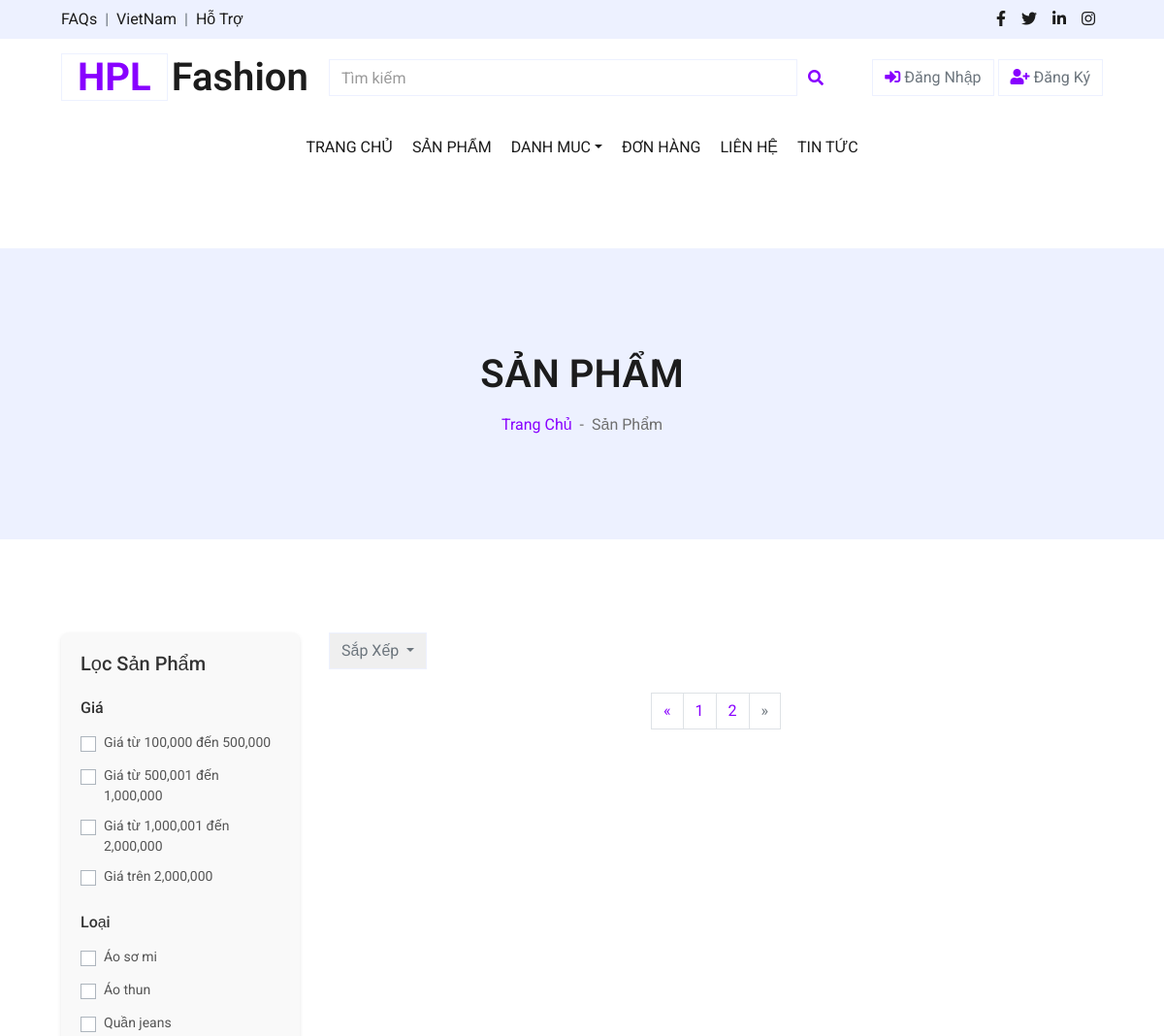
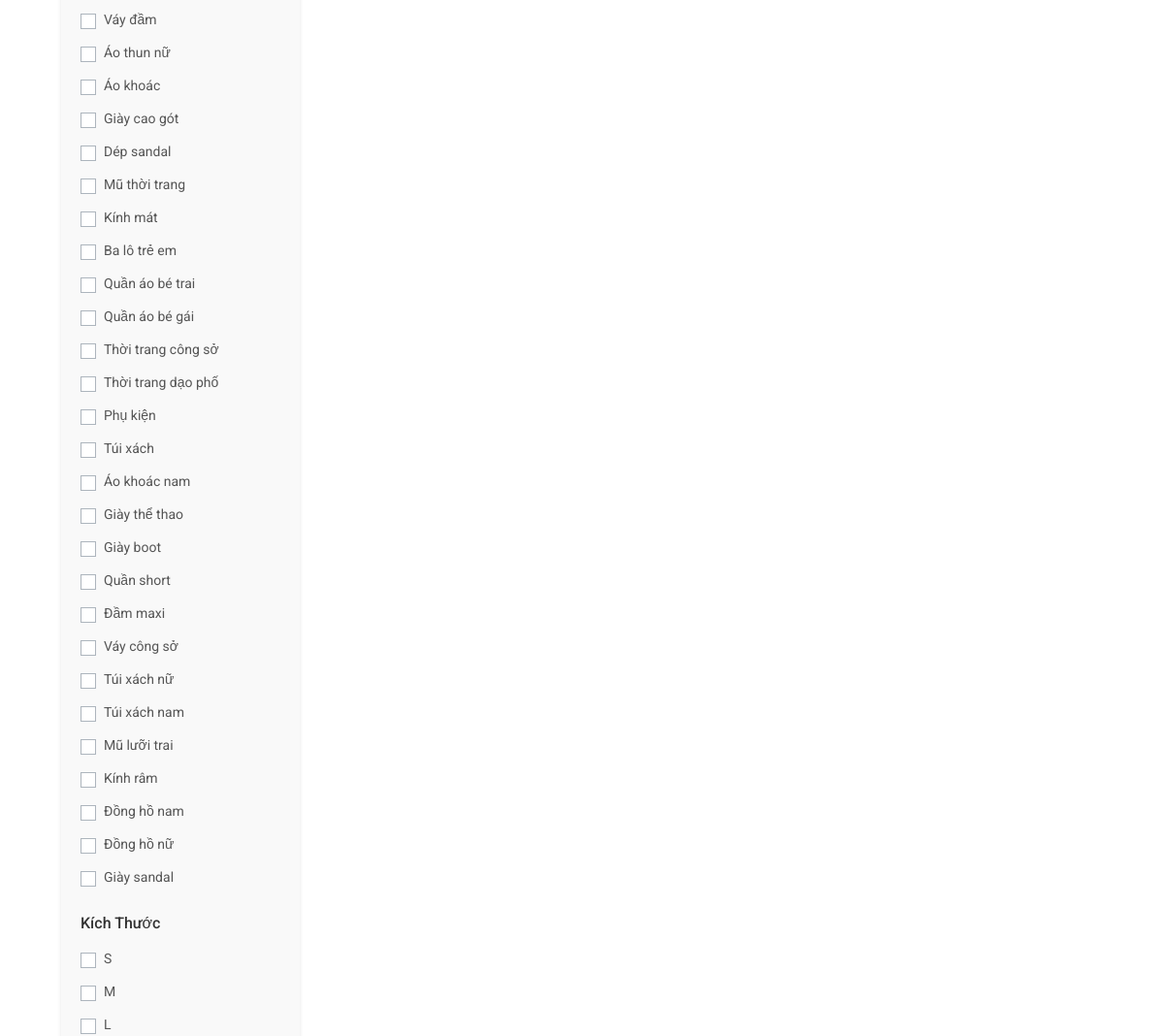
The app's page /views/shop.php?page=4 (upper part), older data (2 pictures, top to bottom).
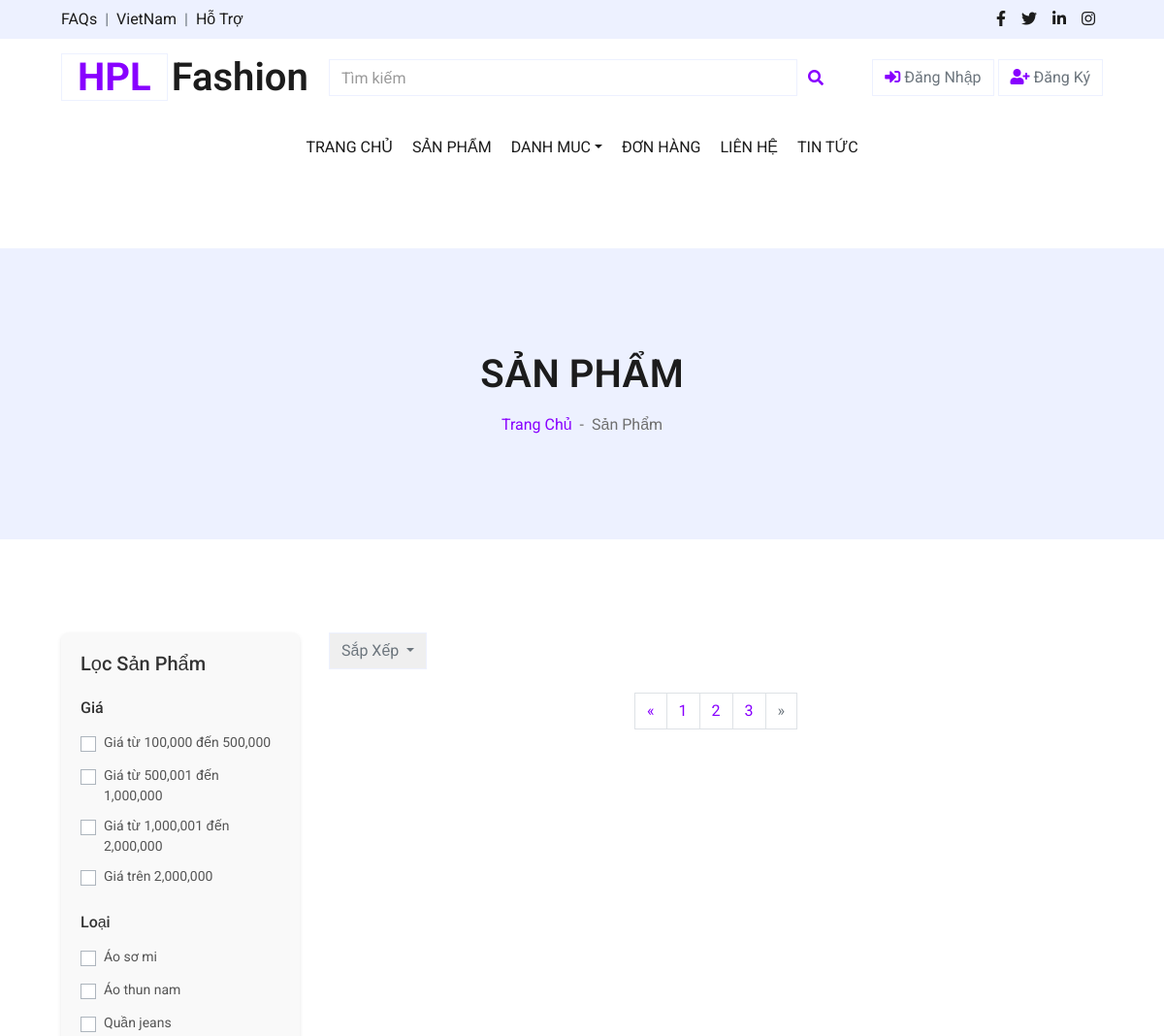
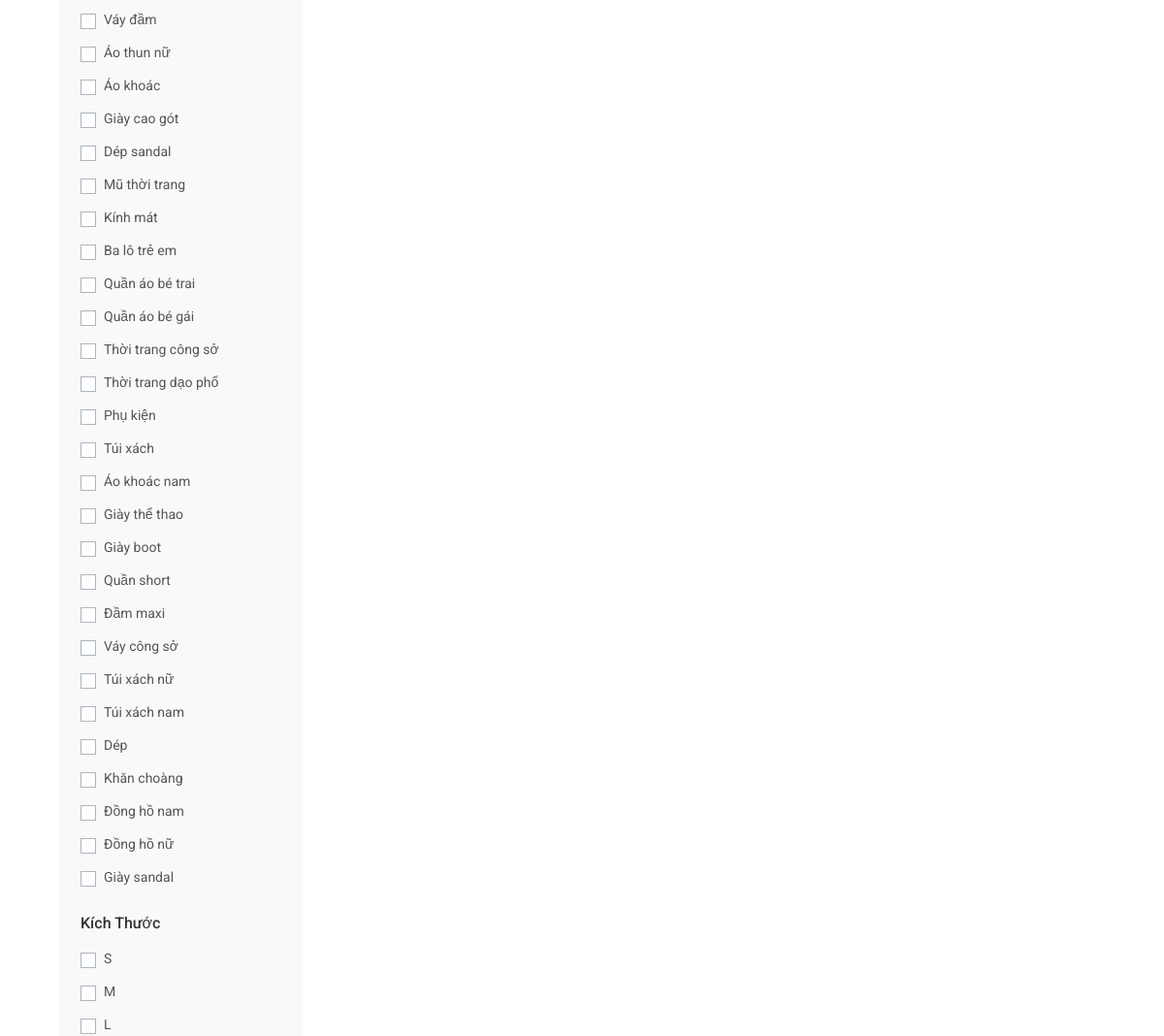
The same page, newer data (2 pictures, top to bottom).
### tables this page shows
CREATE TABLE `subcategories` (
  `subcategory_id` int NOT NULL,
  `subcategory_name` varchar(255) NOT NULL,
  `category_id` int NOT NULL
);

### config/database.php (called while the page is built, shortened)
<?php
class Database {
    private static $servername = "localhost";
    private static $username = "root";
    private static $password = "";
    private static $dbname = "shopthoitrang";
    private static $conn = null;
    private static function connect() {
    if (self::$conn === null) {
            self::$conn = new mysqli(self::$servername, self::$username, self::$password, self::$dbname);
        }
    }
    public static function query($sql) {
        return self::$conn->query($sql);
    }
}
?>

### includes/filter.php (the view, shortened to what this page needs)
<?php
include_once('../config/database.php');
$types = Database::query("SELECT * FROM subcategories");
$sizes = ['S', 'M', 'L', 'XL', 'XXL', 'ONE SIZE'];
$price_ranges=[
    1 => "Giá từ 100,000 đến 500,000",
    2 => "Giá từ 500,001 đến 1,000,000",
    3 => "Giá từ 1,000,001 đến 2,000,000",
    4 => "Giá trên 2,000,000"
];
?>
<form method="GET" action="shop.php" class="filter-form border-bottom mb-4 pb-4">
    <h5 class="mb-4">Lọc Sản Phẩm</h5>
    <h6 class="mb-3">Giá</h6>
    <?php foreach ($price_ranges as $id => $label): ?>
        <div class="custom-control custom-checkbox">
            <label class="custom-control-label" for="price<?= $id ?>"><?= $label ?></label>
        </div>
    <?php endforeach; ?>
    <h6 class="mt-4 mb-3">Loại</h6>
    <?php while ($type = $types->fetch_assoc()): ?>
        <div class="custom-control custom-checkbox">
            <label class="custom-control-label" for="type<?= $type['subcategory_id'] ?>"><?= $type['subcategory_name'] ?></label>
        </div>
    <?php endwhile; ?>
    <h6 class="mt-4 mb-3">Kích Thước</h6>
    <?php foreach ($sizes as $size): ?>
        <div class="custom-control custom-checkbox">
            <label class="custom-control-label" for="size<?= $size ?>"><?= $size ?></label>
        </div>
    <?php endforeach; ?>
</form>

### views/shop.php (shortened to what this page needs)
<?php
include_once('../config/database.php');
$limit = 16;
$page = max(1,(int)($_GET['page'] ?? 1));
$conditions = [];
$sqlConditions = $conditions ? "WHERE " . implode("AND", $conditions) : "";
$totalProducts = Database::query("SELECT COUNT(*) as total FROM products $sqlConditions")->fetch_assoc()['total'];
$totalPages = ceil($totalProducts / $limit);
?>
<!DOCTYPE html>
<html lang="en">
<head>
    <link href="https://cdnjs.cloudflare.com/ajax/libs/font-awesome/5.10.0/css/all.min.css" rel="stylesheet">
    <link href="../css/style.css" rel="stylesheet">
</head>
<body>
    <?php include '../includes/header.php'; ?>
    <div class="container-fluid bg-secondary mb-5">
        <div class="d-flex flex-column align-items-center justify-content-center" style="min-height: 300px">
            <h1 class="font-weight-semi-bold text-uppercase mb-3">Sản Phẩm</h1>
            <div class="d-inline-flex">
                <p class="m-0"><a href="../index.php">Trang Chủ</a></p>
                <p class="m-0 px-2">-</p>
                <p class="m-0">Sản Phẩm</p>
            </div>
        </div>
    </div>
    <div class="container-fluid pt-5">
        <div class="row px-xl-5">
            <div class="col-lg-3 col-md-12 filter-container">
                <?php include '../includes/filter.php'; ?>
            </div>
            <div class="col-lg-9 col-md-12">
                <div class="dropdown ml-8">
                    <button class="btn border dropdown-toggle" type="button" id="triggerId" data-toggle="dropdown" aria-haspopup="true" aria-expanded="false">Sắp Xếp
                    </button>
                </div>
                <br>
                <div class="col-12 d-flex justify-content-center">
                    <nav aria-label="Page navigation">
                        <ul class="pagination">
                            <li class="page-item <?= $page <= 1 ? 'disabled' : '' ?>">
                                <a class="page-link" href="?page=<?= $page-1 ?>" aria-label="Previous">
                                    <span aria-hidden="true">&laquo;</span>
                                </a>
                            </li>
                            <?php for ($i = 1; $i <= $totalPages; $i++): ?>
                                <li class="page-item <?= $i == $page ? 'active' : '' ?>">
                                    <a class="page-link" href="?page=<?= $i ?>"><?= $i ?></a>
                                </li>
                            <?php endfor; ?>
                            <li class="page-item <?= $page >= $totalPages ? 'disabled' : '' ?>">
                                <a class="page-link" href="?page=<?= $page + 1 ?>" aria-label="Next">
                                    <span aria-hidden="true">&raquo;</span>
                                </a>
                            </li>
                        </ul>
                    </nav>
                </div>
            </div>
        </div>
</body>
</html>

Row changes from the older to the newer data that the page shows:
changed subcategories: subcategory_name "Áo thun" → "Áo thun nam"
changed subcategories: subcategory_name "Mũ lưỡi trai" → "Dép"
changed subcategories: subcategory_name "Kính râm" → "Khăn choàng"
Text that changed along with them:
new list line: "3"
